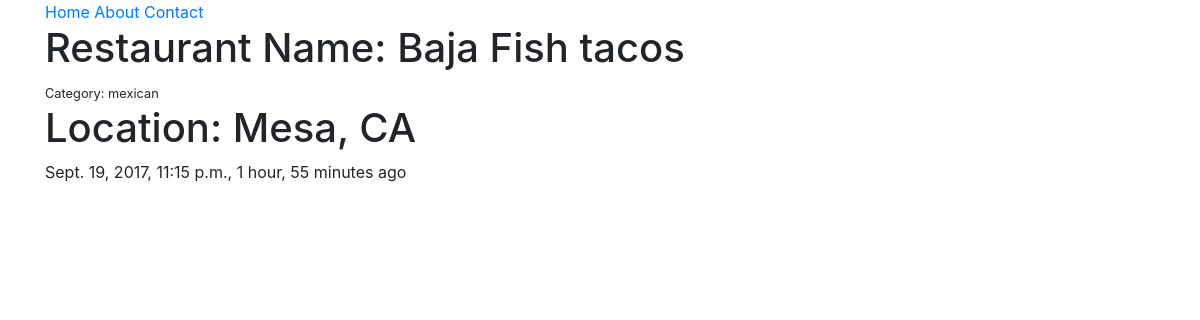
Page /restaurants/baja-fish-tacos/ on the committed database.
### restaurants/models.py (models this page shows, shortened)
class RestaurantLocation(models.Model):
    name = models.CharField(max_length=120)
    location = models.CharField(max_length=120, null=True, blank=True)
    category = models.CharField(max_length=120, null=True, blank=True)
    timestamp = models.DateTimeField(auto_now_add=True)
    updated = models.DateTimeField(auto_now=True)
    slug = models.SlugField(null=True, blank=True)

### restaurants/views.py (the view)
# urls.py: url(r'^restaurants/(?P<slug>[\w-]+)/$', RestaurantDetailView.as_view()),
class RestaurantDetailView(DetailView):
    queryset = RestaurantLocation.objects.all()

### restaurants/templates/restaurants/restaurantlocation_detail.html (shortened to what this page needs)
{% extends 'base.html' %}
{% block content %}
<h1>Restaurant Name: {{ object.name }}</h1> <small>Category: {{ object.category }}</small>
    <h1>Location: {{ object.location }} </h1>
    <p>{{ object.timestamp }}, {{ object.updated|timesince }} ago</p>
{% endblock %}

### rows in the picture
RestaurantLocation: name "Baja Fish tacos", category "mexican", location "Mesa, CA", timestamp "Sept. 19, 2017, 11:15 p.m.", updated "1 hour, 55 minutes"
